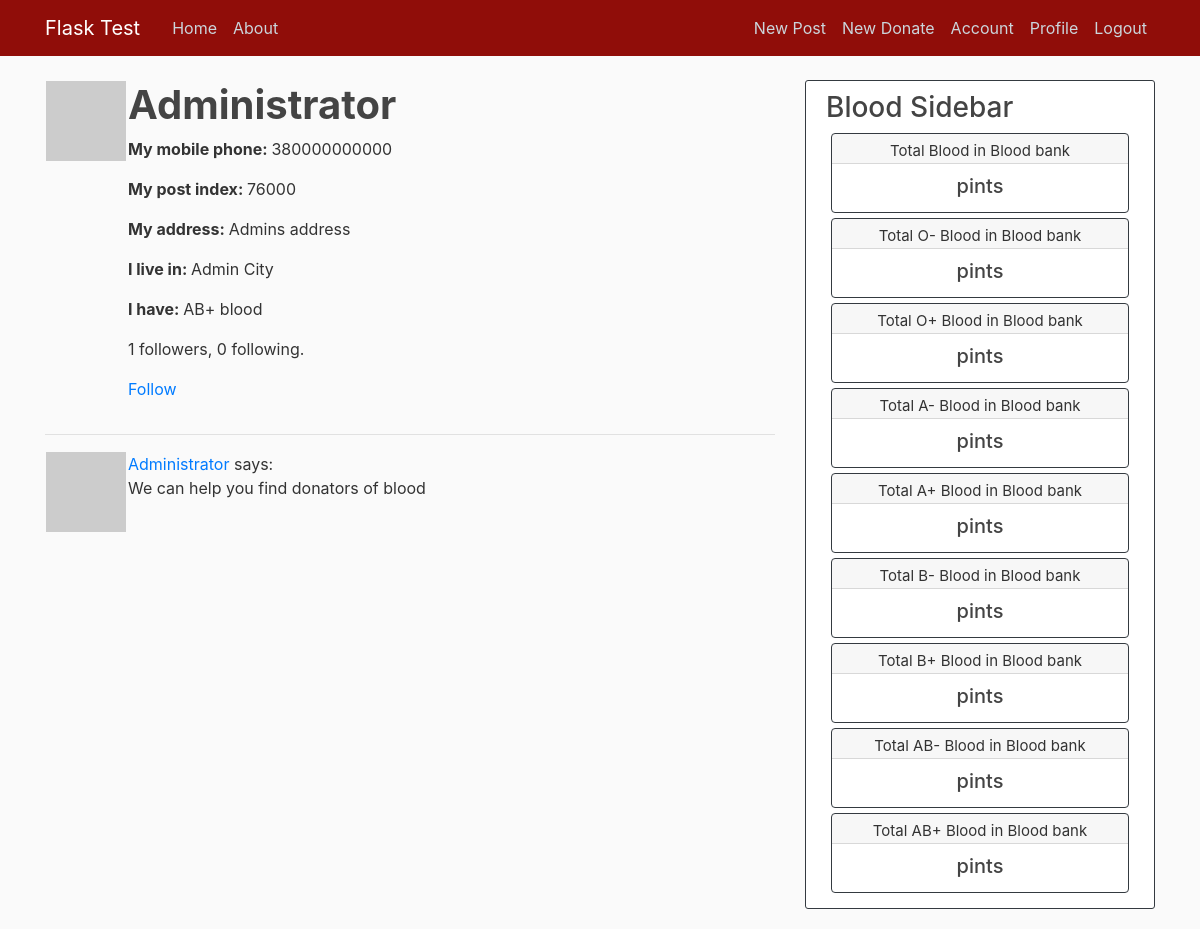
The page /user/Administrator (signed in) on the database its author committed.
### bank/models.py (models this page shows, shortened)
class User(db.Model, UserMixin):
    id = db.Column(db.Integer, primary_key=True)
    username = db.Column(db.String(20), unique=True, nullable=False)
    email = db.Column(db.String(120), unique=True, nullable=False)
    image_file = db.Column(db.String(20), nullable=False, default='default.jpg')
    password = db.Column(db.String(60), nullable=False)
    posts = db.relationship('Post', backref='author', lazy=True)
    post_index = db.Column(db.Integer())
    address = db.Column(db.String(100))
    city = db.Column(db.String(30))
    blood_group = db.Column(db.String(10), nullable=False)
    phone = db.Column(db.Integer(), unique=True,)
    about = db.Column(db.String(140))
    last_seen = db.Column(db.DateTime, default=datetime.utcnow)
    donates = db.relationship('Donate', backref='author', lazy=True)
    followed = db.relationship(
        'User', secondary=followers,
        primaryjoin=(followers.c.follower_id == id),
        secondaryjoin=(followers.c.followed_id == id),
        backref=db.backref('followers', lazy='dynamic'), lazy='dynamic')
    def avatar(self, size):
        digest = md5(self.email.lower().encode('utf-8')).hexdigest()
        return 'https://www.gravatar.com/avatar/{}?d=identicon&s={}'.format(digest, size)
    def is_following(self, user):
        return self.followed.filter(
            followers.c.followed_id == user.id).count() > 0

class Post(db.Model):
    id = db.Column(db.Integer, primary_key=True)
    title = db.Column(db.String(100), nullable=False)
    date_posted = db.Column(db.DateTime, nullable=False, default=datetime.utcnow)
    content = db.Column(db.Text, nullable=False)
    user_id = db.Column(db.Integer, db.ForeignKey('user.id'), nullable=False)

### bank/routes.py (the view)
@app.route('/user/<username>')
@login_required
def user(username):
    user = User.query.filter_by(username=username).first_or_404()
    page = request.args.get('page', 1, type=int)
    posts = Post.query.filter_by(user_id=user.id).paginate(page, 10, False)
    return render_template('user.html', user=user, posts=posts.items)

### bank/models.py (called while the page is built)
@login_manager.user_loader
def load_user(user_id):
    return User.query.get(int(user_id))

### bank/routes.py (called while the page is built)
@app.before_request
def before_request():
    if current_user.is_authenticated:
        current_user.last__seen = datetime.utcnow()
        db.session.commit()

### bank/templates/user.html (shortened to what this page needs)
{% extends "layout.html" %}
{% block content %}
    <table>
        <tr valign="top">
            <td><img src="{{ user.avatar(128) }}"></td>
            <td>
                <h1> <strong> {{ user.username }} </strong> </h1>
                {% if user.phone %}<p class="text-justify"> <strong> My mobile phone: </strong> {{ user.phone }} </p> {% endif %}
                {% if user.post_index %}<p class="text-justify"> <strong> My post index: </strong> {{ user.post_index }} </p> {% endif %}
                {% if user.address %}<p class="text-justify"> <strong> My address: </strong> {{ user.address }} </p> {% endif %}
                {% if user.city %}<p class="text-justify"> <strong> I live in: </strong> {{ user.city }} </p> {% endif %}
                {% if user.blood_group %}<p class="text-justify"> <strong> I have: </strong> {{ user.blood_group }} blood </p> {% endif %}
                <p>{{ user.followers.count() }} followers, {{ user.followed.count() }} following.</p>
                {% if user == current_user %}
                    <p><a href="{{ url_for('edit_profile') }}">Edit your profile</a></p>
                {% elif not current_user.is_following(user) %}
                    <p><a href="{{ url_for('follow', username=user.username) }}">Follow</a></p>
                {% else %}
                    <p><a href="{{ url_for('unfollow', username=user.username) }}">Unfollow</a></p>
                {% endif %}
            </td>
        </tr>
    </table>
    <hr>
    {% for post in posts %}
        {% include '_post.html' %}
    {% endfor %}
{% endblock %}

### bank/templates/_post.html
<table>
    <tr valign="top">
        <td><img src="{{ post.author.avatar(36) }}"></td>
        <td><a href="{{ url_for('user', username=post.author.username) }}">{{ post.author.username }}</a> says:
            <br>{{ post.content }}</td>
    </tr>
</table>

### bank/static/main.css (style rules this page uses)
body { background: #fafafa; color: #333333; margin-top: 5rem; }
h1, h2, h3, h4, h5, h6 { color: #444444; }

### rows shown on the page
User: username "Administrator", phone "380000000000", post_index "76000", address "Admins address", city "Admin City", blood_group "AB+"
Post: author.username "Administrator", content "We can help you find donators of blood"

### other values the page prints
{{ user.followers.count() }} "1"
{{ user.followed.count() }} "0"
